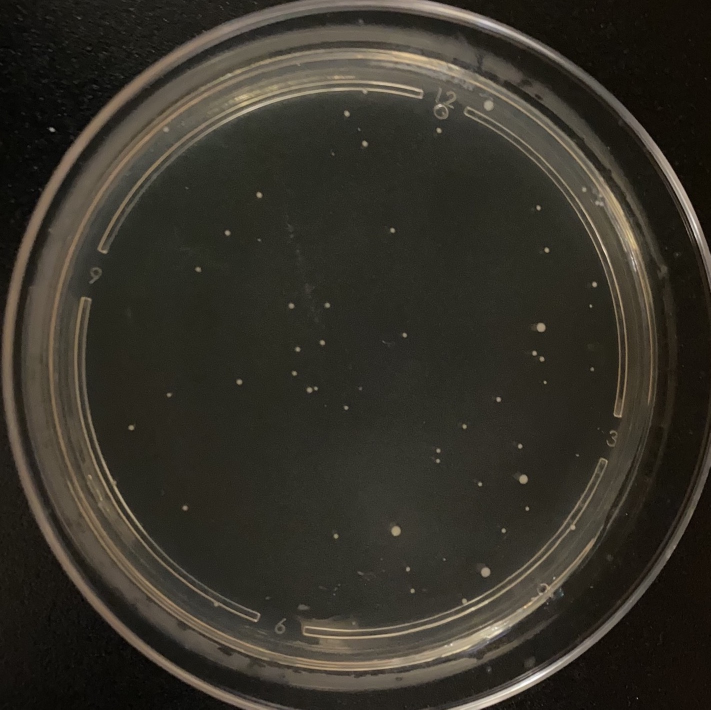
#> input picture imgs/neg1_a.JPG, 1421 x 1419 px (shown at 1/2 size); its folder holds only this picture in this run
$ python thres.py
#> lines starting #> are read from the running program, lines starting #| are printed output that depends on the picture; after the words box and inside, x2 and y2 are one past the last pixel; in counts of white or black regions, pixels touching at a corner belong together; long printed decimals are rounded
import cv2
import numpy as np
import os

# img = 'imgs/neg1_a.JPG'
sz = 1300
files = sorted(os.listdir("imgs"))
for img in files:
    if "X" not in img:
        print(img,": ",end='')
        image = cv2.imread("imgs/" + img)
#> image is the input picture: shape (1419, 1421, 3); mean B, G, R 41, 49.9, 53.5
        h,w = image.shape[0],image.shape[1]
#> h = 1419; w = 1421
        mask = np.zeros((h,w), np.uint8)
        cY,cX = h//2,w//2
#> cY = 709; cX = 710
        rad = (int)(cX * 0.7)
#> rad = 496
        circle_img = cv2.circle(mask,(cY,cX),rad,(255,255,255),thickness=-1)
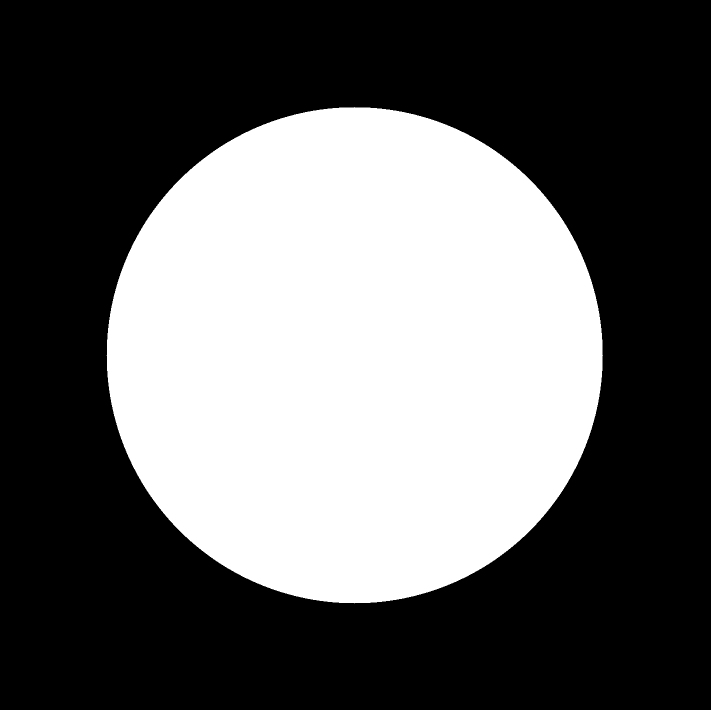
#> mask: shape (1419, 1421) (shown at 1/2 size); 38.3% white; 1 white region, box (x1, y1, x2, y2) and area: (213, 214, 1206, 1207) 772857
        masked_data = cv2.bitwise_and(image, image, mask=circle_img)
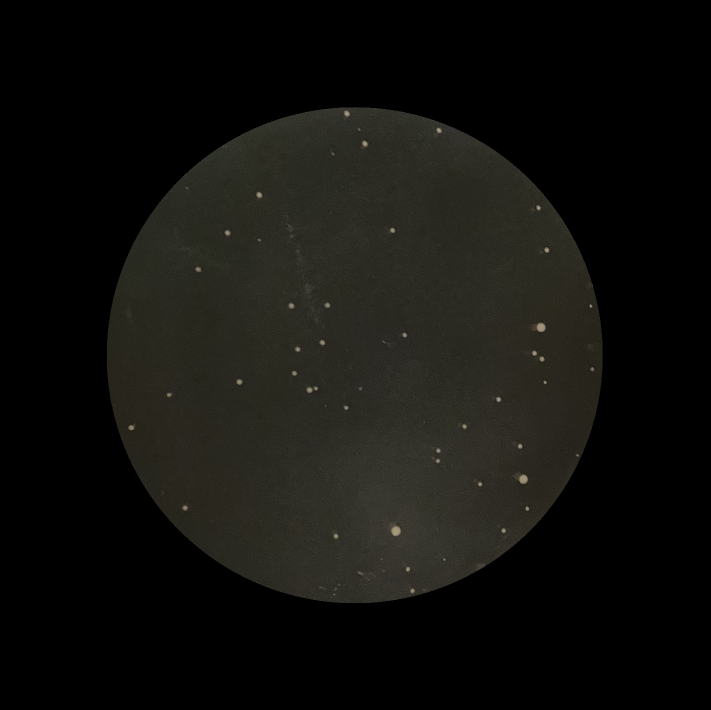
#> masked_data: shape (1419, 1421, 3) (shown at 1/2 size); mean B, G, R 13.5, 16.7, 17
        cropped = masked_data[cY-rad:cY+rad,cX-rad:cX+rad]
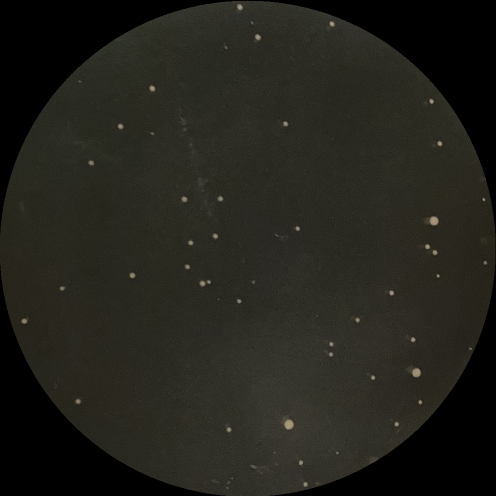
#> cropped: shape (992, 992, 3) (shown at 1/2 size); mean B, G, R 27.7, 34.2, 34.8
        resized = cv2.resize(cropped,(sz,sz))
        # resizedOrig = cv2.resize(image[cY-rad:cY+rad,cX-rad:cX+rad],(sz,sz))
        gray = cv2.cvtColor(resized,cv2.COLOR_BGR2GRAY)
        thresh = (gray > 2*np.mean(gray)).astype('uint8')
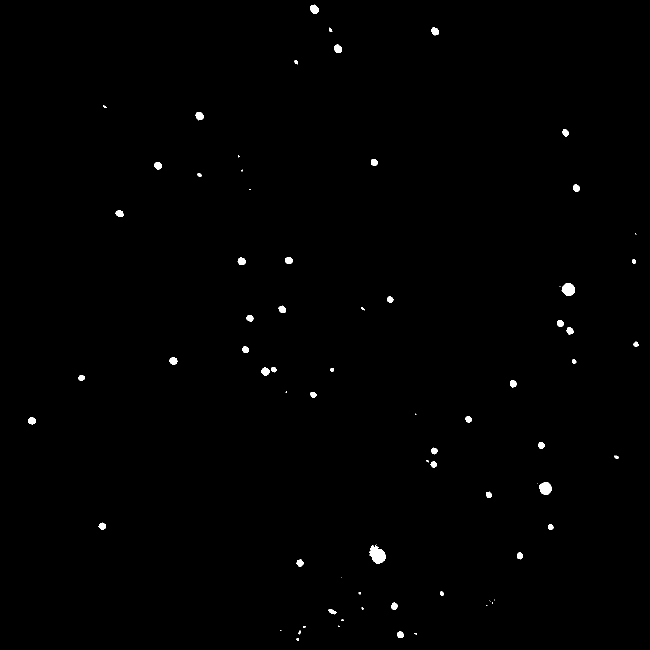
#> thresh: shape (1300, 1300) (shown at 1/2 size); values 0 (black) and 1 (white), 0.46% white; 75 white regions (23 under 20 px), largest, box (x1, y1, x2, y2) and area: (738, 1089, 771, 1127) 794, (1124, 567, 1150, 592) 497, (1078, 964, 1104, 989) 493
        print(np.count_nonzero(thresh) * 100/ (sz**2))
#| 0.4646

        display = 255 * thresh
        stacked = np.hstack((np.dstack((display,display,display)),resized))
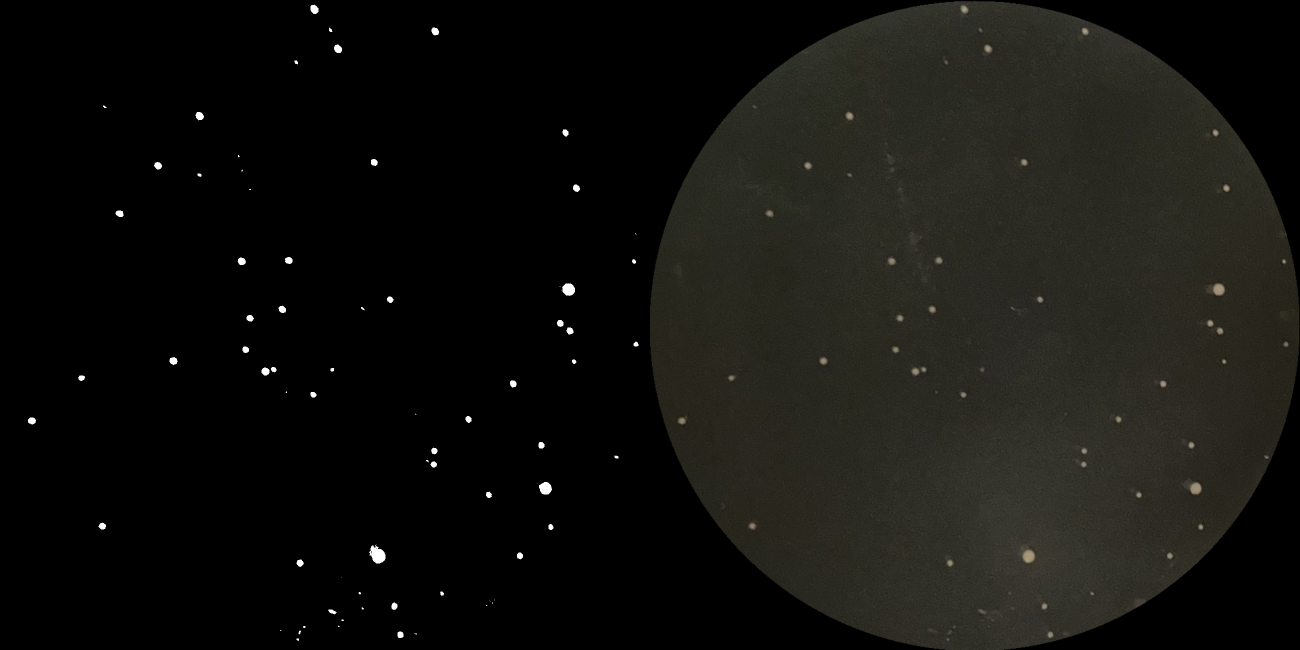
#> stacked: shape (1300, 2600, 3) (shown at 1/2 size); mean B, G, R 14.4, 17.7, 17.9
        cv2.imshow("thresh",stacked)

        cv2.waitKey(0)

$ run again, on imgs/neg3_a.JPG
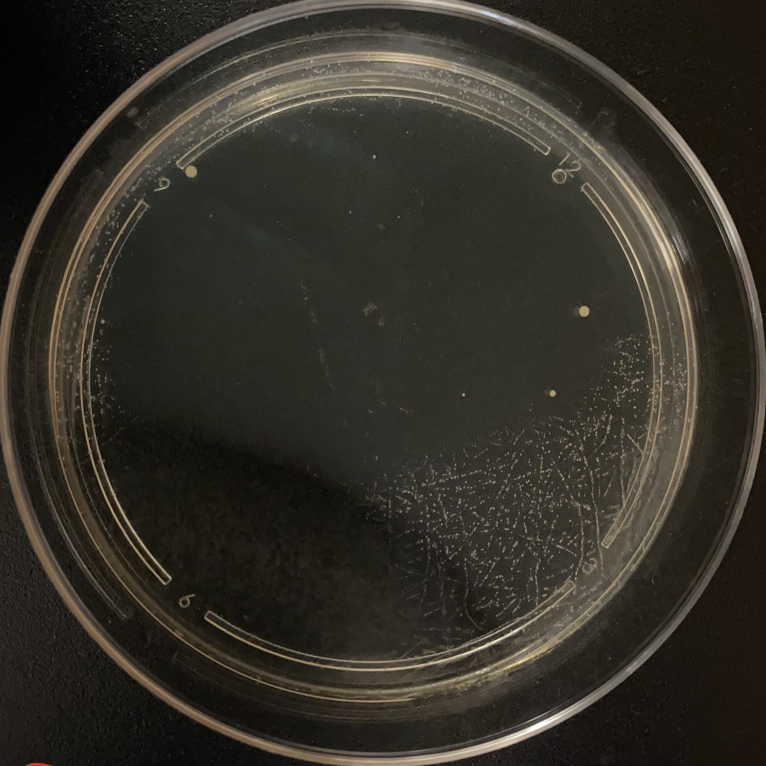
#> input picture imgs/neg3_a.JPG, 1532 x 1532 px (shown at 1/2 size)
#> image is the input picture: shape (1532, 1532, 3); mean B, G, R 39.9, 48, 51.4
#> `circle_img = cv2.circle(mask,(cY,cX),rad,(255,255,255),thickness=-1)`:
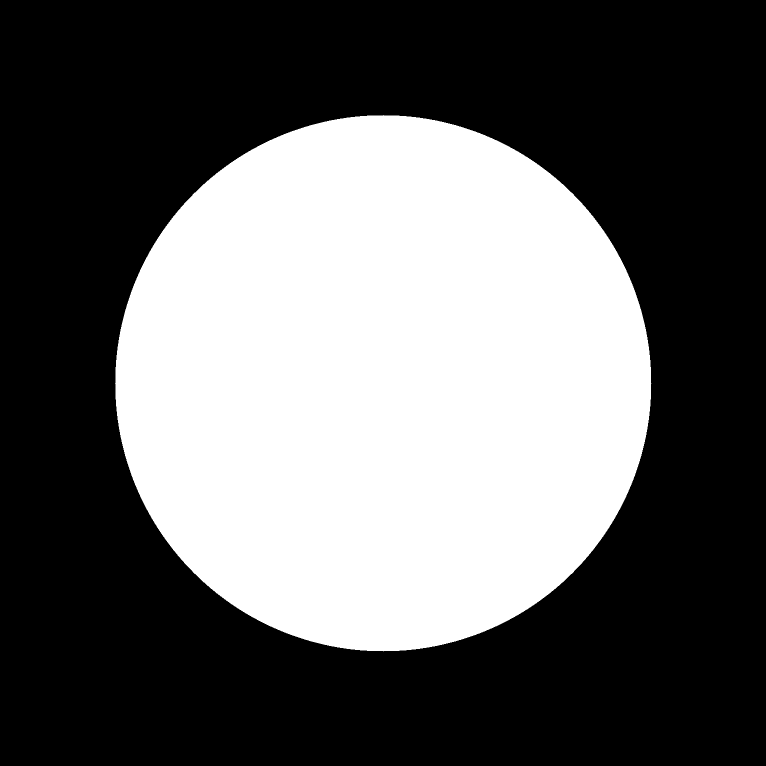
#> mask: shape (1532, 1532) (shown at 1/2 size); 38.5% white; 1 white region, box (x1, y1, x2, y2) and area: (230, 230, 1303, 1303) 902477
#> thresh: shape (1300, 1300); values 0 (black) and 1 (white), 2.4% white; 910 white regions (434 under 20 px), largest, box (x1, y1, x2, y2) and area: (1225, 773, 1280, 942) 3391, (1154, 902, 1204, 1041) 1160, (1181, 943, 1226, 988) 806
#| 2.390
#> `stacked = np.hstack((np.dstack((display,display,display)),resized))`:
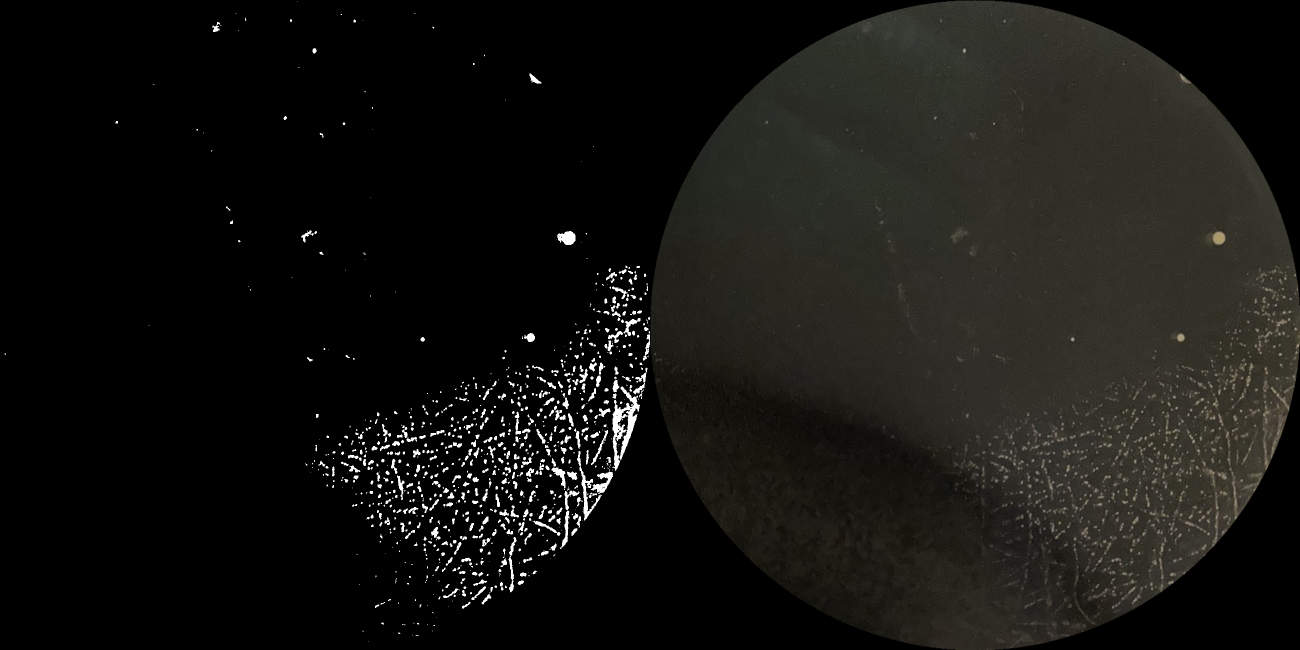
#> stacked: shape (1300, 2600, 3) (shown at 1/2 size); mean B, G, R 17.4, 20.2, 20.6

$ run again, on imgs/neg3_b.JPG
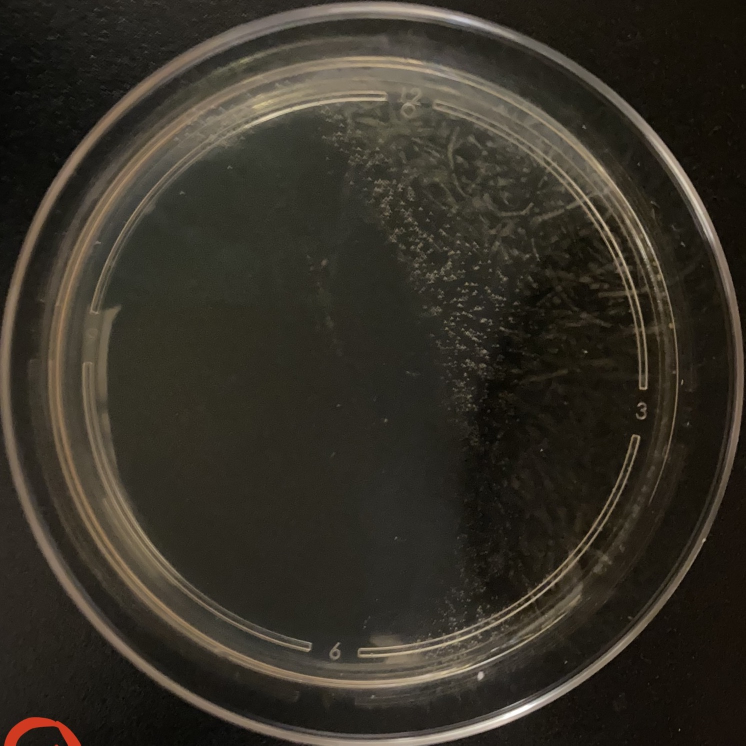
#> input picture imgs/neg3_b.JPG, 1491 x 1491 px (shown at 1/2 size)
#> image is the input picture: shape (1491, 1491, 3); mean B, G, R 39.1, 48.6, 53.2
#> `circle_img = cv2.circle(mask,(cY,cX),rad,(255,255,255),thickness=-1)`:
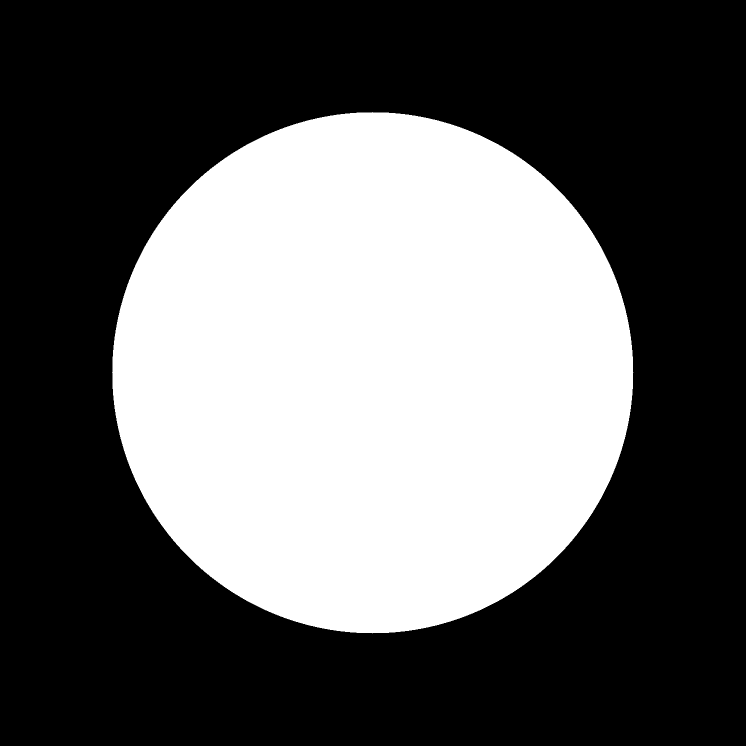
#> mask: shape (1491, 1491) (shown at 1/2 size); 38.4% white; 1 white region, box (x1, y1, x2, y2) and area: (224, 224, 1267, 1267) 852677
#> thresh: shape (1300, 1300); values 0 (black) and 1 (white), 3.6% white; 549 white regions (332 under 20 px), largest, box (x1, y1, x2, y2) and area: (518, 0, 939, 199) 28308, (773, 132, 868, 253) 2550, (898, 202, 961, 248) 1444
#| 3.594
#> `stacked = np.hstack((np.dstack((display,display,display)),resized))`:
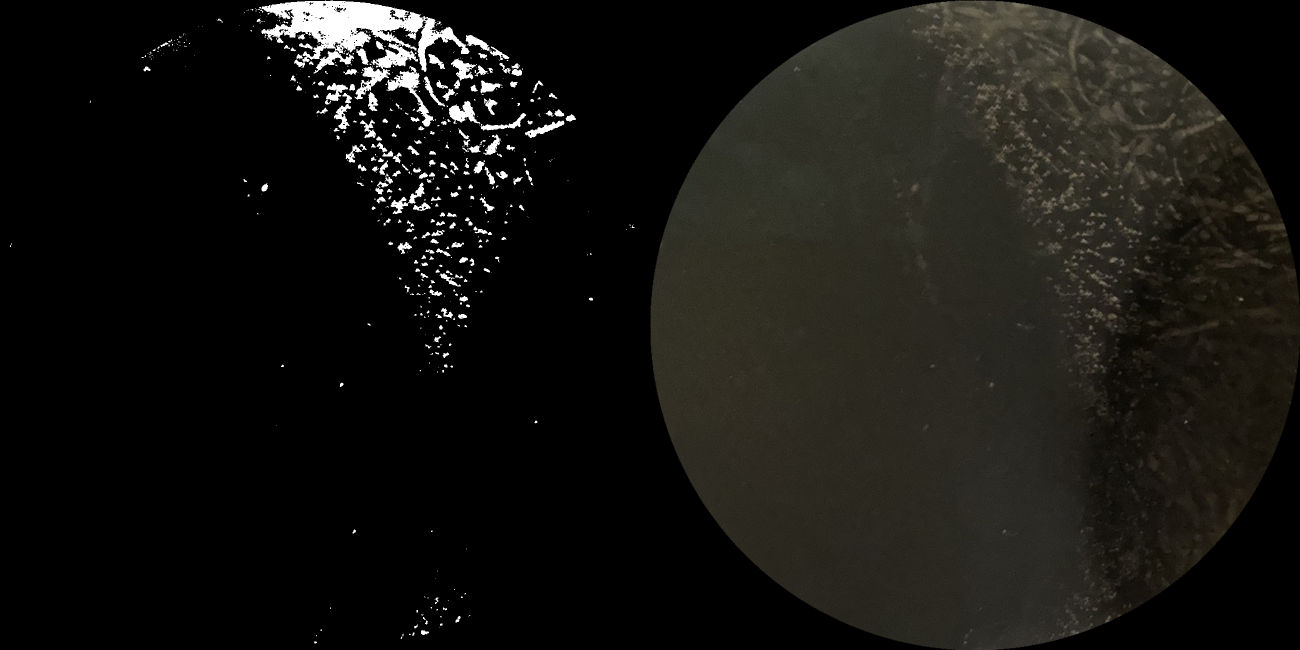
#> stacked: shape (1300, 2600, 3) (shown at 1/2 size); mean B, G, R 17.4, 20.9, 21.8

$ run again, on imgs/ph1_a.JPG
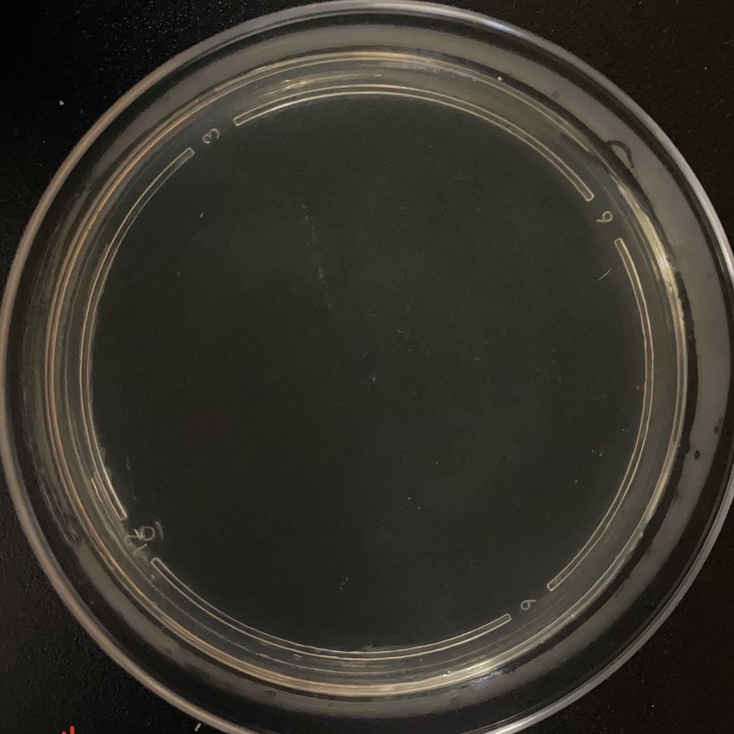
#> input picture imgs/ph1_a.JPG, 1468 x 1468 px (shown at 1/2 size)
#> image is the input picture: shape (1468, 1468, 3); mean B, G, R 42.5, 50.5, 53.5
#> `circle_img = cv2.circle(mask,(cY,cX),rad,(255,255,255),thickness=-1)`:
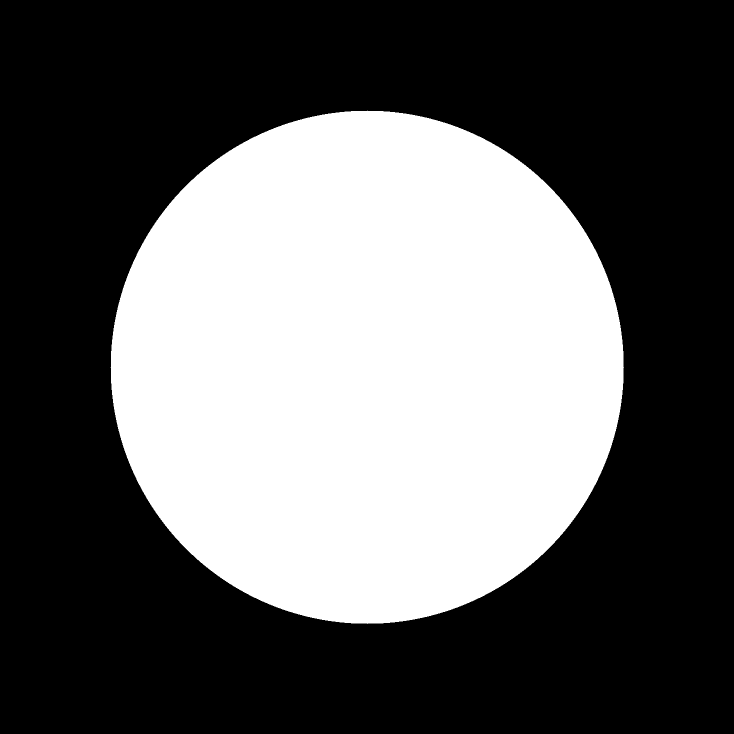
#> mask: shape (1468, 1468) (shown at 1/2 size); 38.4% white; 1 white region, box (x1, y1, x2, y2) and area: (221, 221, 1248, 1248) 826733
#> thresh: shape (1300, 1300); values 0 (black) and 1 (white), 0.04% white; 43 white regions (30 under 20 px), largest, box (x1, y1, x2, y2) and area: (1234, 413, 1257, 431) 92, (531, 412, 538, 426) 50, (227, 260, 234, 271) 49
#| 0.04018
#> `stacked = np.hstack((np.dstack((display,display,display)),resized))`:
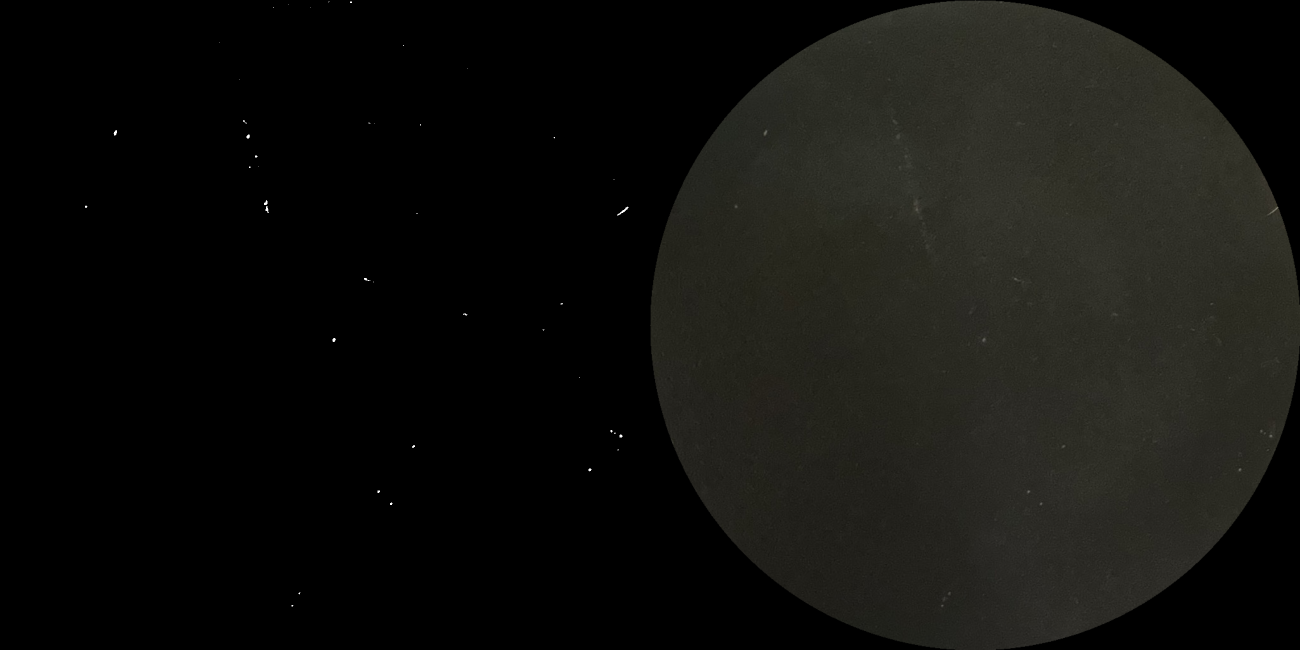
#> stacked: shape (1300, 2600, 3) (shown at 1/2 size); mean B, G, R 13.7, 16.5, 16.6
